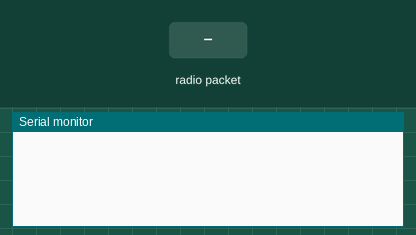
Recording of a program running on a simulated ESP32. Shown: the last lines printed to the serial monitor. Inputs (shaded band) come from the test bench. No radio packets arrive unless stated.

Above: at 1.8 s.
1.9 s: radio packet "A" arrives
At 2.7 s:
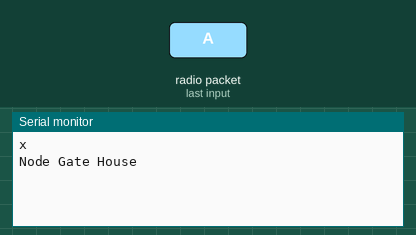
3.4 s: radio packet "B" arrives
At 3.9 s:
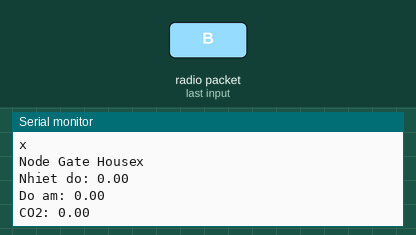

Measured:
- after the input at 1.9 s, the serial monitor: prints a new line at once (image 1)
- after the input at 3.4 s, the serial monitor: prints a new line at once (image 2)

The program:

main.cpp
```cpp
#include <Arduino.h>
#include "PubSubClient.h"
#include "Wifi.h"
#include "RF24.h"


// Varible config radio
RF24 radio(4,5);

// Varible address node from the room
const uint64_t Address_NodeGate  = 0x1122334400;
uint8_t  Gate_On_Pipe_1 = 1;

// Variable address node from the gate
const uint64_t Address_NodeRoom   = 0x1122334411;
uint8_t  Room_On_Pipe_2 = 2;

char myTxData[32];
char myRXData[32];

typedef struct {
  char ID;
  float nhietDo;
  float doAm;
  float CO2;
} Data_Node_Room_t;


uint32_t lastTime1, lastTime2;

void setup() {
  Serial.begin(115200);

  // Setup NRF24L01
  radio.begin();
  radio.openReadingPipe(Gate_On_Pipe_1, Address_NodeGate);
  radio.openReadingPipe(Room_On_Pipe_2, Address_NodeRoom);
  radio.setChannel(52);
  radio.setPALevel(RF24_PA_HIGH);
  radio.setDataRate(RF24_1MBPS);
  radio.setAutoAck(true);

  lastTime1 = millis();
  lastTime2 = millis();
  radio.printDetails();
}

void loop() {
  // NRF24 Transiver
  if( (uint32_t)(millis() - lastTime1) > 1000)
  {
    // Time1 - 250: Node Gate, Time 2 - 500: Node Room, Time3 - 750: Node Gate, Time4 - 1000: Node Room
    static bool b_Node_Active = 1;

    radio.stopListening();
    if( b_Node_Active == 0)   // Node Gate
    {
      radio.openWritingPipe(Address_NodeGate);
      myTxData[0] = 'A';
      radio.write(myTxData, 32);

    } else {                // Node Room
      radio.openWritingPipe(Address_NodeRoom);
      static uint8_t count = 0;
      myTxData[0] = count;
      myTxData[1] = count++;
      radio.write(myTxData, 32);
    }
    lastTime1 = millis();
    radio.startListening();
  }

  // NRF24 Receive
  if(radio.available())
  {
    radio.read(myRXData, 32);
    Serial.println('x');
    // Node Gate House
    if(myRXData[0] == 'A')
    {
      Serial.print("Node Gate House");
    }
    // Node Room
    if(myRXData[0] == 'B')
    {
      Data_Node_Room_t Value_Node_Room;
      memcpy(&Value_Node_Room, myRXData, sizeof(Value_Node_Room));
      Serial.print("Nhiet do: ");
      Serial.println(Value_Node_Room.nhietDo);
      Serial.print("Do am: ");
      Serial.println(Value_Node_Room.doAm);
      Serial.print("CO2: ");
      Serial.println(Value_Node_Room.CO2);
      Serial.println("\n");
    }
  }
}
```
